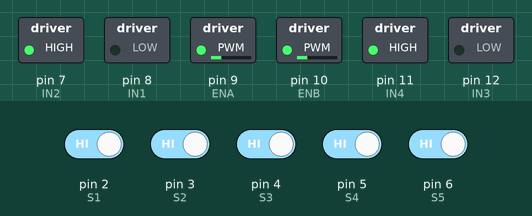
Recording of a sketch running on a simulated Arduino Uno, built with avr-gcc and run on an emulated ATmega328P. Shown: switched loads named in the sketch (green lamp = pin HIGH). The test bench sets the inputs (shaded band); at power-on: pin 2 (S1), pin 3 (S2), pin 4 (S3), pin 5 (S4), pin 6 (S5) HIGH.

Above: at 6.2 s.
6.3 s: pin 2 (S1) driven LOW
At 6.8 s:
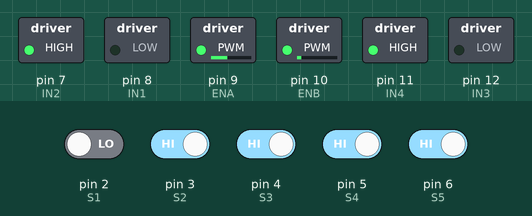
7.9 s: pin 3 (S2) driven LOW
At 8.6 s:
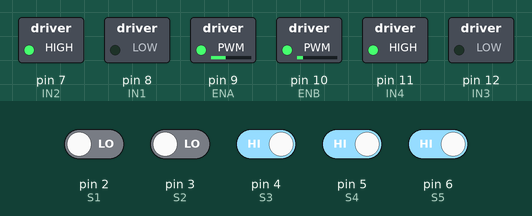
9.4 s: pin 6 (S5) driven LOW
At 9.8 s:
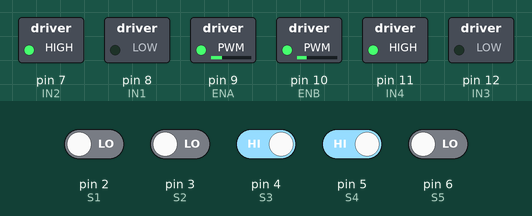
10.9 s: pin 6 (S5) driven HIGH
At 12.1 s:
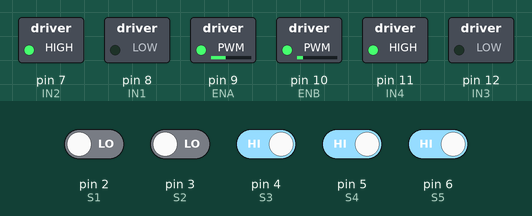
12.4 s: pin 4 (S3) driven LOW
At 13.3 s:
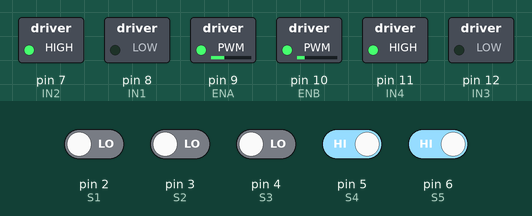
13.9 s: pin 5 (S4) driven LOW
At 14.5 s:
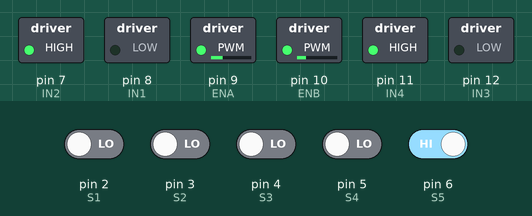
Timing chart, 0 to 16.4 s (numbered marks = the images above; inputs shaded):
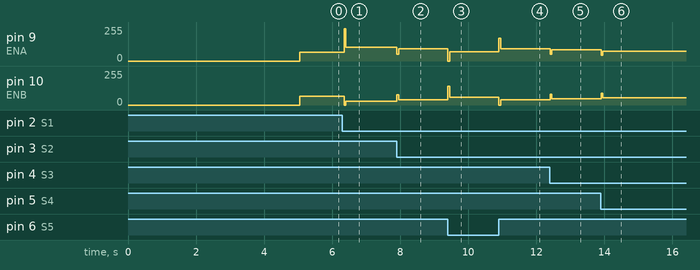

Measured:
- after the input at 6.3 s, pin 9 (ENA): 65/255 → 103/255 after 0.05 s; pin 10 (ENB): 65/255 → 27/255 after 0.05 s
- after the input at 7.9 s, pin 9 (ENA): 103/255 → 92/255 at once; pin 10 (ENB): 27/255 → 38/255 at once
- after the input at 9.4 s, pin 9 (ENA): 92/255 → 70/255 at once; pin 10 (ENB): 38/255 → 60/255 at once
- after the input at 10.9 s, pin 9 (ENA): 70/255 → 92/255 at once; pin 10 (ENB): 60/255 → 38/255 at once
- after the input at 12.4 s, pin 9 (ENA): 92/255 → 83/255 at once; pin 10 (ENB): 38/255 → 47/255 at once
- after the input at 13.9 s, pin 9 (ENA): 83/255 → 74/255 at once; pin 10 (ENB): 47/255 → 56/255 at once

The sketch:

Line_Following_Robot.ino
```cpp
// ============================================================
// Synaptix Robotics - PID Line Following Robot
// Arduino Nano / Uno compatible
// 5-Channel IR Sensor + L298N + 2 DC Gear Motors
// ============================================================

// -------------------- Motor Pins --------------------
#define ENA 9
#define IN1 8
#define IN2 7
#define ENB 10
#define IN3 12
#define IN4 11

// -------------------- Sensor Pins --------------------
#define S1 2
#define S2 3
#define S3 4
#define S4 5
#define S5 6

// -------------------- Speed Limits --------------------
int baseSpeed = 65;
int minSpeed = 0;
int maxSpeed = 255;

// -------------------- PID Parameters --------------------
float Kp = 5.4;
float Ki = 0.001;
float Kd = 0.99;

float integralLimit = 30.0;

float lastError = 0;
float integral = 0;

// Control loop interval in milliseconds
unsigned long lastTime = 0;
unsigned long samplingRate = 50;

void setup() {
  // Motor outputs
  pinMode(ENA, OUTPUT);
  pinMode(IN1, OUTPUT);
  pinMode(IN2, OUTPUT);
  pinMode(ENB, OUTPUT);
  pinMode(IN3, OUTPUT);
  pinMode(IN4, OUTPUT);

  // IR sensor inputs
  pinMode(S1, INPUT);
  pinMode(S2, INPUT);
  pinMode(S3, INPUT);
  pinMode(S4, INPUT);
  pinMode(S5, INPUT);

  // Motors off during the startup delay
  analogWrite(ENA, 0);
  analogWrite(ENB, 0);

  // Forward motor direction
  digitalWrite(IN1, LOW);
  digitalWrite(IN2, HIGH);
  digitalWrite(IN3, LOW);
  digitalWrite(IN4, HIGH);

  // ENA = D9 and ENB = D10 use Timer1.
  // Increase PWM frequency from ~490 Hz to ~3.9 kHz.
  // Timer1 is not used by millis(), so the control loop timing remains valid.
  TCCR1B = (TCCR1B & 0b11111000) | 0x02;

  // 5-second safety/start delay
  delay(5000);
  lastTime = millis();
}

// ------------------------------------------------------------
// Calculate the line position error from the five IR sensors.
// Sensors are assumed ACTIVE-LOW: LOW = line detected.
// S5 ... S1 are weighted from left to right.
// ------------------------------------------------------------
float getError() {
  int activeCount = 0;
  float weightedSum = 0;

  if (digitalRead(S5) == LOW) { weightedSum += -7; activeCount++; }
  if (digitalRead(S4) == LOW) { weightedSum += -3; activeCount++; }
  if (digitalRead(S3) == LOW) { weightedSum +=  0; activeCount++; }
  if (digitalRead(S2) == LOW) { weightedSum +=  3; activeCount++; }
  if (digitalRead(S1) == LOW) { weightedSum +=  7; activeCount++; }

  // If no sensor sees the line, keep the previous error.
  return (activeCount > 0) ? (weightedSum / activeCount) : lastError;
}

// ------------------------------------------------------------
// PID controller
// ------------------------------------------------------------
float PID(float error, float dt) {
  integral += error * dt;
  integral = constrain(integral, -integralLimit, integralLimit);

  float derivative = (error - lastError) / dt;

  return (Kp * error) + (Ki * integral) + (Kd * derivative);
}

void loop() {
  unsigned long currentTime = millis();

  // Run the control loop every samplingRate milliseconds.
  if (currentTime - lastTime < samplingRate) {
    return;
  }

  float dt = (currentTime - lastTime) / 1000.0;
  float error = getError();
  float correction = PID(error, dt);

  // Prevent PID correction from exceeding the available speed range.
  int maxSteeringVal = maxSpeed - baseSpeed;
  int steeringVal = constrain(round(correction), -maxSteeringVal, maxSteeringVal);

  // Differential steering.
  int leftSpeed = constrain(baseSpeed + steeringVal, minSpeed, maxSpeed);
  int rightSpeed = constrain(baseSpeed - steeringVal, minSpeed, maxSpeed);

  moveForward(leftSpeed, rightSpeed);

  lastError = error;
  lastTime = currentTime;
}

// ------------------------------------------------------------
// Drive both motors forward at independent PWM speeds.
// ------------------------------------------------------------
void moveForward(int leftSpeed, int rightSpeed) {
  analogWrite(ENA, leftSpeed);
  analogWrite(ENB, rightSpeed);

  digitalWrite(IN1, LOW);
  digitalWrite(IN2, HIGH);
  digitalWrite(IN3, LOW);
  digitalWrite(IN4, HIGH);
}
```
